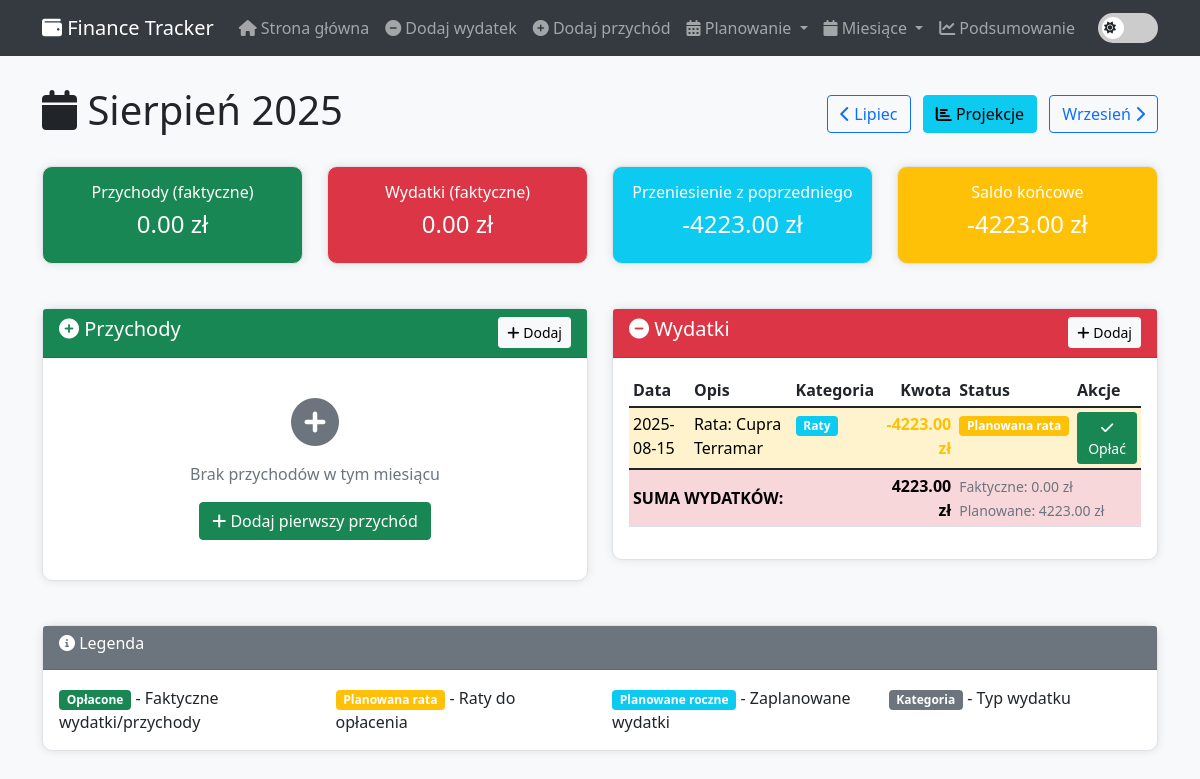
Page /month/2025/8 on the committed database.
### tables this page shows
CREATE TABLE leases (
            id INTEGER PRIMARY KEY AUTOINCREMENT,
            description TEXT NOT NULL,
            total_installments INTEGER NOT NULL,
            installments_paid INTEGER DEFAULT 0,
            installment_amount REAL NOT NULL,
            start_date TEXT NOT NULL,
            next_payment_date TEXT NOT NULL,
            last_payment_date TEXT NOT NULL,
            created_at TEXT DEFAULT CURRENT_TIMESTAMP
        );

### app.py (the view)
@app.route('/month/<int:year>/<int:month>')
def month_detail(year, month):
    conn = get_db_connection()
    month_start = f"{year}-{month:02d}-01"
    if month == 12:
        next_month_start = f"{year+1}-01-01"
    else:
        next_month_start = f"{year}-{month+1:02d}-01"
    actual_income = conn.execute('''
        SELECT *, 'actual' as source FROM income
        WHERE date >= ? AND date < ?
        ORDER BY date
    ''', (month_start, next_month_start)).fetchall()
    actual_expenses = conn.execute('''
        SELECT *, 'actual' as source FROM expenses
        WHERE date >= ? AND date < ?
        ORDER BY date
    ''', (month_start, next_month_start)).fetchall()
    planned_lease_expenses = []
    leases = conn.execute('''
        SELECT * FROM leases
        WHERE installments_paid < total_installments
    ''').fetchall()
    for lease in leases:
        start_date = datetime.strptime(lease['start_date'], '%Y-%m-%d')
        projection_date = datetime(year, month, 1)
        months_diff = (projection_date.year - start_date.year) * 12 + (projection_date.month - start_date.month)
        if months_diff >= lease['installments_paid'] and months_diff < lease['total_installments']:
            planned_lease_expenses.append({
                'id': lease['id'],
                'description': f"Rata: {lease['description']}",
                'amount': lease['installment_amount'],
                'category': 'Raty',
                'date': f"{year}-{month:02d}-15",  # Mid-month for display
                'source': 'lease',
                'lease_id': lease['id']
            })
    planned_yearly_expenses = conn.execute('''
        SELECT *, 'yearly_planned' as source FROM yearly_planned
        WHERE is_paid = 0
        AND planned_date >= ? AND planned_date < ?
        ORDER BY planned_date
    ''', (month_start, next_month_start)).fetchall()
    projection = conn.execute('''
        SELECT * FROM monthly_projections WHERE year = ? AND month = ?
    ''', (year, month)).fetchone()
    if month == 1:
        prev_year, prev_month = year - 1, 12
    else:
        prev_year, prev_month = year, month - 1
    prev_projection = conn.execute('''
        SELECT * FROM monthly_projections WHERE year = ? AND month = ?
    ''', (prev_year, prev_month)).fetchone()
    carryover = 0
    if prev_projection:
        carryover = (prev_projection['planned_income'] - prev_projection['planned_expenses'] -
                    (prev_projection['savings_transfer'] or 0))
    total_actual_income = sum(float(item['amount']) for item in actual_income)
    total_actual_expenses = sum(float(item['amount']) for item in actual_expenses)
    total_planned_lease = sum(float(item['amount']) for item in planned_lease_expenses)
    total_planned_yearly = sum(float(item['amount']) for item in planned_yearly_expenses)
    month_names = ['', 'Styczeń', 'Luty', 'Marzec', 'Kwiecień', 'Maj', 'Czerwiec',
                   'Lipiec', 'Sierpień', 'Wrzesień', 'Październik', 'Listopad', 'Grudzień']
    conn.close()
    return render_template('month_detail.html',
                         year=year,
                         month=month,
                         month_name=month_names[month],
                         actual_income=actual_income,
                         actual_expenses=actual_expenses,
                         planned_lease_expenses=planned_lease_expenses,
                         planned_yearly_expenses=planned_yearly_expenses,
                         projection=projection,
                         carryover=carryover,
                         total_actual_income=total_actual_income,
                         total_actual_expenses=total_actual_expenses,
                         total_planned_lease=total_planned_lease,
                         total_planned_yearly=total_planned_yearly)

### app.py (called while the page is built)
@app.context_processor
def inject_current_date():
    now = datetime.now()
    return dict(current_year=now.year, current_month=now.month)

def get_db_connection():
    conn = sqlite3.connect(DATABASE)
    conn.row_factory = sqlite3.Row
    return conn

### templates/month_detail.html (shortened to what this page needs)
{% extends "base.html" %}
{% block content %}
<div class="row">
    <div class="col-md-12">
        <div class="d-flex justify-content-between align-items-center mb-4">
            <h1>
                <i class="fas fa-calendar"></i> {{ month_name }} {{ year }}
            </h1>
            <div>
                {% if month > 1 %}
                    <a href="{{ url_for('month_detail', year=year, month=month-1) }}" class="btn btn-outline-primary">
                        <i class="fas fa-chevron-left"></i> {{ (month_names[month-1] if month > 1 else month_names[12]) }}
                    </a>
                {% else %}
                    <a href="{{ url_for('month_detail', year=year-1, month=12) }}" class="btn btn-outline-primary">
                        <i class="fas fa-chevron-left"></i> Grudzień {{ year-1 }}
                    </a>
                {% endif %}
                <a href="{{ url_for('projections') }}" class="btn btn-info mx-2">
                    <i class="fas fa-chart-bar"></i> Projekcje
                </a>
                {% if month < 12 %}
                    <a href="{{ url_for('month_detail', year=year, month=month+1) }}" class="btn btn-outline-primary">
                        {{ (month_names[month+1] if month < 12 else month_names[1]) }} <i class="fas fa-chevron-right"></i>
                    </a>
                {% else %}
                    <a href="{{ url_for('month_detail', year=year+1, month=1) }}" class="btn btn-outline-primary">
                        Styczeń {{ year+1 }} <i class="fas fa-chevron-right"></i>
                    </a>
                {% endif %}
            </div>
        </div>
    </div>
</div>
<div class="row mb-4">
    <div class="col-md-3">
        <div class="card bg-success text-white">
            <div class="card-body text-center">
                <h6>Przychody (faktyczne)</h6>
                <h4>{{ "%.2f"|format(total_actual_income) }} zł</h4>
            </div>
        </div>
    </div>
    <div class="col-md-3">
        <div class="card bg-danger text-white">
            <div class="card-body text-center">
                <h6>Wydatki (faktyczne)</h6>
                <h4>{{ "%.2f"|format(total_actual_expenses) }} zł</h4>
            </div>
        </div>
    </div>
    <div class="col-md-3">
        <div class="card bg-info text-white">
            <div class="card-body text-center">
                <h6>Przeniesienie z poprzedniego</h6>
                <h4>{{ "%.2f"|format(carryover) }} zł</h4>
            </div>
        </div>
    </div>
    <div class="col-md-3">
        <div class="card {% if (total_actual_income + carryover - total_actual_expenses) >= 0 %}bg-success{% else %}bg-warning{% endif %} text-white">
            <div class="card-body text-center">
                <h6>Saldo końcowe</h6>
                <h4>{{ "%.2f"|format(total_actual_income + carryover - total_actual_expenses) }} zł</h4>
            </div>
        </div>
    </div>
</div>
<div class="row">
    <div class="col-md-6">
        <div class="card">
            <div class="card-header bg-success text-white d-flex justify-content-between align-items-center">
                <h5><i class="fas fa-plus-circle"></i> Przychody</h5>
                <a href="{{ url_for('add_month_income', year=year, month=month) }}" class="btn btn-light btn-sm">
                    <i class="fas fa-plus"></i> Dodaj
                </a>
            </div>
            <div class="card-body">
                {% if actual_income %}
                <div class="table-responsive">
                    <table class="table table-sm">
                        <thead>
                            <tr>
                                <th>Data</th>
                                <th>Opis</th>
                                <th>Szczegóły</th>
                                <th class="text-end">Kwota</th>
                                <th>Akcje</th>
                            </tr>
                        </thead>
                        <tbody>
                            {% for income in actual_income %}
                            <tr>
                                <td>{{ income.date }}</td>
                                <td>{{ income.description }}</td>
                                <td>
                                    {% if income.hours %}
                                        <span class="badge bg-info"
                                              data-bs-toggle="tooltip"
                                              data-bs-placement="top"
                                              title="Brutto: {{ "%.2f"|format(income.hours * income.hourly_rate) }} zł | VAT: {{ "%.2f"|format(income.hours * income.hourly_rate * income.vat_rate / 100) }} zł | Podatek: {{ "%.2f"|format(income.hours * income.hourly_rate * income.tax_rate / 100) }} zł">
                                            <i class="fas fa-clock"></i> {{ income.hours }}h × {{ "%.2f"|format(income.hourly_rate) }} zł/h
                                        </span>
                                        <br><small class="text-muted">VAT: {{ income.vat_rate }}% | Podatek: {{ income.tax_rate }}%</small>
                                    {% else %}
                                        <span class="badge bg-secondary">
                                            <i class="fas fa-hand-holding-usd"></i> Stała kwota
                                        </span>
                                    {% endif %}
                                </td>
                                <td class="text-end text-success"><strong>+{{ "%.2f"|format(income.amount) }} zł</strong></td>
                                <td>
                                    <a href="{{ url_for('delete_income', id=income.id) }}"
                                       class="btn btn-danger btn-sm"
                                       onclick="return confirm('Czy na pewno chcesz usunąć?')">
                                        <i class="fas fa-trash"></i>
                                    </a>
                                </td>
                            </tr>
                            {% endfor %}
                        </tbody>
                        <tfoot>
                            <tr class="table-success">
                                <td colspan="3"><strong>SUMA PRZYCHODÓW:</strong></td>
                                <td class="text-end"><strong>{{ "%.2f"|format(total_actual_income) }} zł</strong></td>
                                <td></td>
                            </tr>
                        </tfoot>
                    </table>
                </div>
                {% else %}
                <div class="text-center py-4">
                    <i class="fas fa-plus-circle fa-3x text-muted mb-3"></i>
                    <p class="text-muted">Brak przychodów w tym miesiącu</p>
                    <a href="{{ url_for('add_month_income', year=year, month=month) }}" class="btn btn-success">
                        <i class="fas fa-plus"></i> Dodaj pierwszy przychód
                    </a>
                </div>
                {% endif %}
            </div>
        </div>
    </div>
    <div class="col-md-6">
        <div class="card">
            <div class="card-header bg-danger text-white d-flex justify-content-between align-items-center">
                <h5><i class="fas fa-minus-circle"></i> Wydatki</h5>
                <a href="{{ url_for('add_month_expense', year=year, month=month) }}" class="btn btn-light btn-sm">
                    <i class="fas fa-plus"></i> Dodaj
                </a>
            </div>
            <div class="card-body">
                {% if actual_expenses or planned_lease_expenses or planned_yearly_expenses %}
                <div class="table-responsive">
                    <table class="table table-sm">
                        <thead>
                            <tr>
                                <th>Data</th>
                                <th>Opis</th>
                                <th>Kategoria</th>
                                <th class="text-end">Kwota</th>
                                <th>Status</th>
                                <th>Akcje</th>
                            </tr>
                        </thead>
                        <tbody>
                            {% for expense in planned_lease_expenses %}
                            <tr class="table-warning">
                                <td>{{ expense.date }}</td>
                                <td>{{ expense.description }}</td>
                                <td><span class="badge bg-info">{{ expense.category }}</span></td>
                                <td class="text-end text-warning"><strong>-{{ "%.2f"|format(expense.amount) }} zł</strong></td>
                                <td><span class="badge bg-warning">Planowana rata</span></td>
                                <td>
                                    <a href="{{ url_for('pay_lease_from_month', lease_id=expense.lease_id, year=year, month=month) }}"
                                       class="btn btn-success btn-sm"
                                       onclick="return confirm('Czy na pewno chcesz opłacić tę ratę?')">
                                        <i class="fas fa-check"></i> Opłać
                                    </a>
                                </td>
                            </tr>
                            {% endfor %}
                        </tbody>
                        <tfoot>
                            <tr class="table-danger">
                                <td colspan="3"><strong>SUMA WYDATKÓW:</strong></td>
                                <td class="text-end"><strong>{{ "%.2f"|format(total_actual_expenses + total_planned_lease + total_planned_yearly) }} zł</strong></td>
                                <td colspan="2">
                                    <small class="text-muted">
                                        Faktyczne: {{ "%.2f"|format(total_actual_expenses) }} zł<br>
                                        Planowane: {{ "%.2f"|format(total_planned_lease + total_planned_yearly) }} zł
                                    </small>
                                </td>
                            </tr>
                        </tfoot>
                    </table>
                </div>
                {% endif %}
            </div>
        </div>
    </div>
</div>
<div class="row mt-4">
    <div class="col-md-12">
        <div class="card">
            <div class="card-header bg-secondary text-white">
                <h6><i class="fas fa-info-circle"></i> Legenda</h6>
            </div>
            <div class="card-body">
                <div class="row">
                    <div class="col-md-3">
                        <span class="badge bg-success">Opłacone</span> - Faktyczne wydatki/przychody
                    </div>
                    <div class="col-md-3">
                        <span class="badge bg-warning">Planowana rata</span> - Raty do opłacenia
                    </div>
                    <div class="col-md-3">
                        <span class="badge bg-info">Planowane roczne</span> - Zaplanowane wydatki
                    </div>
                    <div class="col-md-3">
                        <span class="badge bg-secondary">Kategoria</span> - Typ wydatku
                    </div>
                </div>
            </div>
        </div>
    </div>
</div>
{% endblock %}

### templates/base.html (style rules this page uses)
:root { --bg-primary: #f8f9fa; --bg-secondary: white; --text-primary: #212529; --text-secondary: #6c757d; --border-color: #dee2e6; --card-shadow: 0 0 10px rgba(0,0,0,0.1); --navbar-bg: #343a40; }
body { background-color: var(--bg-primary); color: var(--text-primary); transition: background-color 0.3s ease, color 0.3s ease; }
.card { margin-bottom: 20px; border: 1px solid var(--border-color); border-radius: 10px; box-shadow: var(--card-shadow); background-color: var(--bg-secondary); color: var(--text-primary); transition: all 0.3s ease; }
.table { background-color: var(--bg-secondary); color: var(--text-primary); }
.table th, .table td { border-color: var(--border-color); }

### rows in the picture
leases: date "2025-08-15", description "Rata: Cupra Terramar", category "Raty", amount "4223.00"

### other values in the picture
{{ month_name }} "Sierpień"
{{ year }} "2025"
{{ (month_names[month-1] if month > 1 else month_names[12]) }} "Lipiec"
{{ (month_names[month+1] if month < 12 else month_names[1]) }} "Wrzesień"
{{ "%.2f"|format(total_actual_income) }} "0.00"
{{ "%.2f"|format(total_actual_expenses) }} "0.00"
{{ "%.2f"|format(carryover) }} "-4223.00"
{{ "%.2f"|format(total_actual_income + carryover - total_actual_expenses) }} "-4223.00"
{{ "%.2f"|format(total_planned_lease + total_planned_yearly) }} "4223.00"
